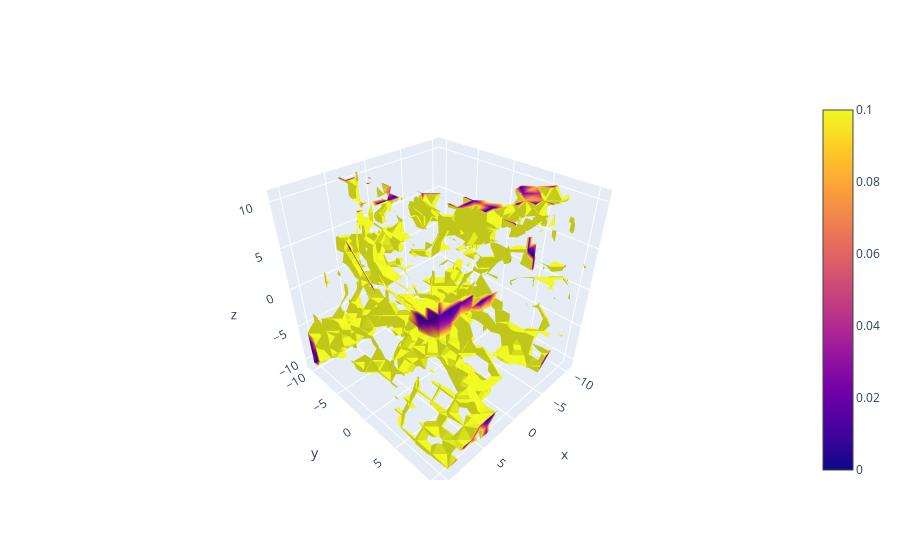

Notebook cell for this chart:
### Code cell
n_delta = 20
t = np.linspace(-10.5, 10.5, n_delta)
x, y, z = np.meshgrid(t,t,t)
xyz = torch.from_numpy(np.stack((x, y, z), axis=-1)).reshape(-1, 3)
xyz = xyz.type(torch.float32)
values = embedding_model(xyz).reshape(n_delta, n_delta, n_delta,-1).detach()
   
trace_1 = go.Isosurface(
    x = x.flatten(),
    y = y.flatten(),
    z = z.flatten(),
    value=values.flatten(),
    isomin=0.0,
    isomax=0.1)

fig = go.FigureWidget([trace_1])
fig.show()

### Figure 1 — Plotly figure (JSON) as saved in the notebook; plotly's stock layout.template omitted (floating-point values rounded to 4 significant figures; data arrays with more than 128 entries replaced by an {"elided": "..."} marker saying what was removed)
{"data": [{"isomax": 0.1, "isomin": 0, "type": "isosurface", "uid": "433854a4-e878-4874-8f42-311a5d511b1f", "value": {"elided": "8000 float values"}, "x": {"elided": "8000 float values"}, "y": {"elided": "8000 float values"}, "z": {"elided": "8000 float values"}}], "layout": {}}
